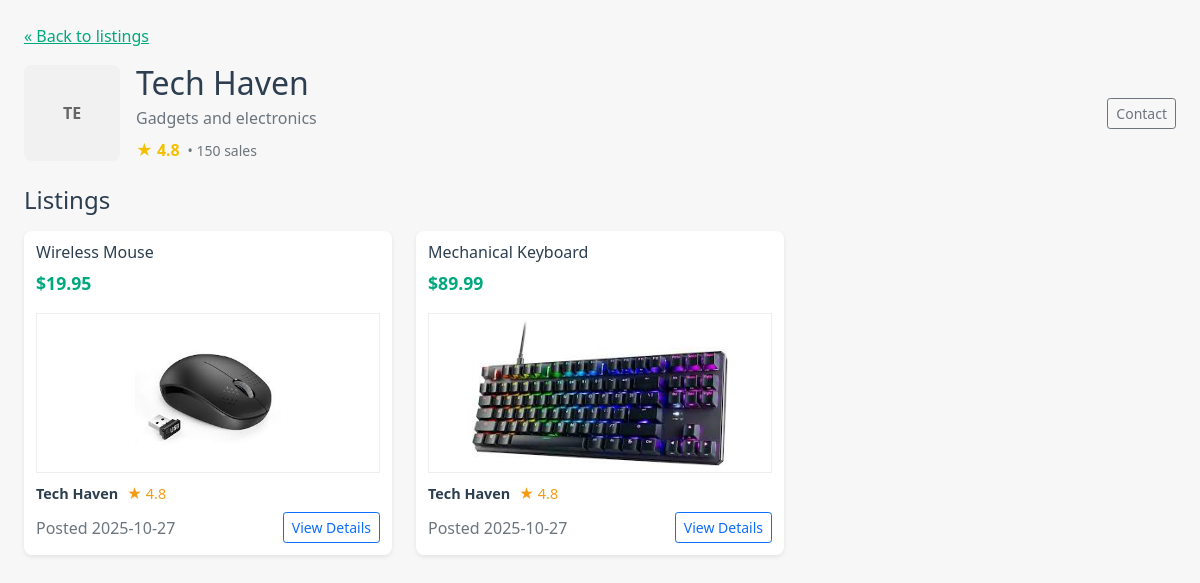
Page /seller/3 on the earlier database version.
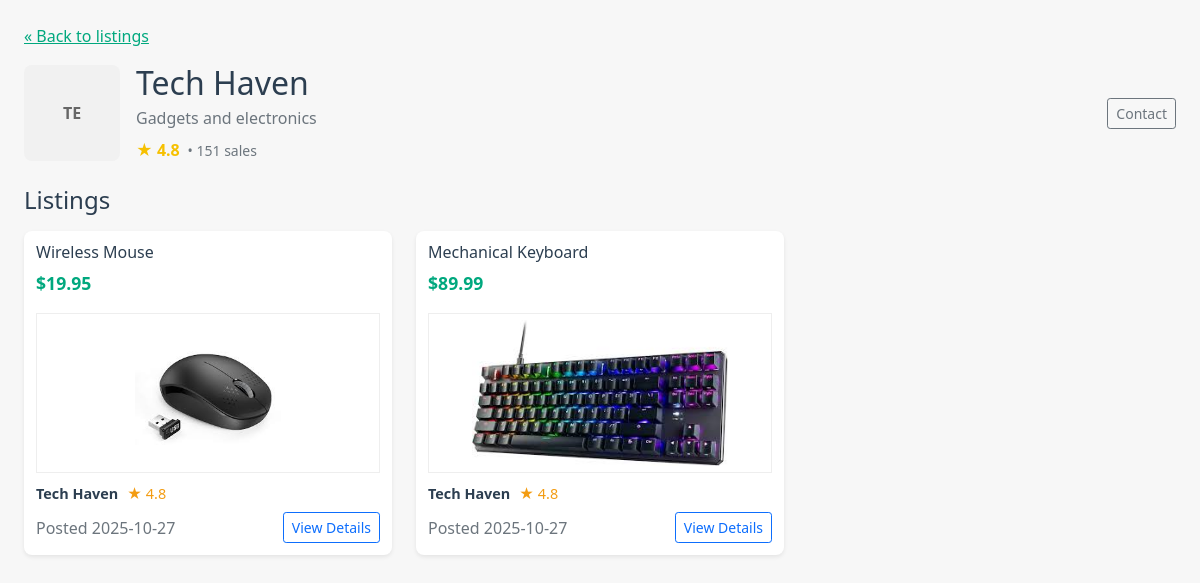
Same page on the later database version.
### tables this page shows
CREATE TABLE users (
    id INTEGER PRIMARY KEY AUTOINCREMENT,
    username TEXT NOT NULL UNIQUE,
    email TEXT NOT NULL UNIQUE,
    password_hash TEXT NOT NULL,
    is_admin INTEGER NOT NULL DEFAULT 0,
    is_seller INTEGER NOT NULL DEFAULT 0,
    business_name TEXT,
    seller_description TEXT,
    rating REAL DEFAULT 0,
    total_sales INTEGER DEFAULT 0,
    created_at TEXT NOT NULL DEFAULT (datetime('now'))
, logo_url TEXT);

### app.py (the view)
@app.route('/seller/<int:seller_id>')
def seller_profile(seller_id):
    conn = get_db_connection()
    cur = conn.cursor()
    cur.execute(
        "SELECT id, username, business_name, seller_description, rating, total_sales, logo_url FROM users WHERE id = ?",
        (seller_id,)
    )
    seller = cur.fetchone()
    products = []
    if seller:
        cur.execute(
            "SELECT id, title, description, price, stock, created_at, image_url FROM products WHERE seller_id = ? ORDER BY created_at DESC",
            (seller_id,)
        )
        products = cur.fetchall()
    conn.close()
    return render_template('seller_profile.html', seller=seller, products=products)

### app.py (called while the page is built)
def get_db_connection(path=DB_PATH):
    conn = sqlite3.connect(path)
    conn.row_factory = sqlite3.Row
    conn.execute("PRAGMA foreign_keys = ON;")
    return conn

@app.after_request
def set_security_headers(response):
    response.headers.setdefault('X-Frame-Options', 'SAMEORIGIN')
    response.headers.setdefault('X-Content-Type-Options', 'nosniff')
    response.headers.setdefault('Referrer-Policy', 'no-referrer-when-downgrade')
    if 'SSL_ENABLED' in globals() and SSL_ENABLED:
        response.headers.setdefault('Strict-Transport-Security', 'max-age=63072000; includeSubDomains; preload')
    return response

### templates/seller_profile.html (shortened to what this page needs)
<!doctype html>
<html lang="en">
<head>
  {% include 'head_includes.html' %}
</head>
<body class="p-4">
  <a href="/products">&laquo; Back to listings</a>
  {% if seller %}
    <div class="mt-3 mb-4">
      <div class="seller-header">
        <div class="seller-avatar">
          {% if seller['logo_url'] %}
            {% set simg = seller['logo_url'] %}
            {% if simg.startswith('http') %}
              <img src="{{ simg }}" alt="logo" style="width:96px;height:96px;object-fit:cover;border-radius:6px;">
            {% elif simg.startswith('/') %}
              <img src="{{ simg }}" alt="logo" style="width:96px;height:96px;object-fit:cover;border-radius:6px;">
            {% else %}
              <img src="{{ url_for('static', filename='img/' ~ simg) }}" alt="logo" style="width:96px;height:96px;object-fit:cover;border-radius:6px;">
            {% endif %}
          {% else %}
            {% if seller['business_name'] %}
              {{ (seller['business_name'][:2]|upper) }}
            {% else %}
              {{ (seller['username'][:2]|upper) }}
            {% endif %}
          {% endif %}
        </div>
        <div>
          <h2 class="mb-1">{{ seller['business_name'] or seller['username'] }}</h2>
          <div class="mb-2 text-muted">{{ seller['seller_description'] or '' }}</div>
          <div>
            <span class="seller-rating">★ {{ '%.1f'|format(seller['rating'] or 0) }}</span>
            <small class="text-muted">&nbsp;•&nbsp;{{ seller['total_sales'] or 0 }} sales</small>
          </div>
        </div>
        <div class="ms-auto text-end">
          <button type="button" class="btn btn-outline-secondary btn-sm" data-bs-toggle="modal" data-bs-target="#contactModal">Contact</button>
        </div>
      </div>
    </div>
    <h4 class="mb-3">Listings</h4>
    <div class="row">
      {% for p in products %}
        <div class="col-md-6 col-lg-4">
          <div class="listing-card">
              <h5 class="card-title" style="font-size:1rem">
                {{ p['title'] }}
              </h5>
            <p class="price">${{ '%.2f'|format(p['price']) }}</p>
            {% if p['image_url'] %}
              <div class="mb-2 text-center">
                {% set img = p['image_url'] %}
                {% if img.startswith('http://') or img.startswith('https://') or img.startswith('/') %}
                  <img src="{{ img }}" alt="{{ p['title'] }}" class="thumb">
                {% else %}
                  <img src="{{ url_for('static', filename='img/' ~ img) }}" alt="{{ p['title'] }}" class="thumb">
                {% endif %}
              </div>
            {% else %}
              <p class="description">{{ (p['description'] or '')[:100] }}{% if (p['description'] or '')|length > 100 %}...{% endif %}</p>
            {% endif %}
            <div class="seller-info">
              <span class="seller-name">{{ seller['business_name'] or seller['username'] }}</span>
              {% if seller['rating'] %}
                <span class="rating">★ {{ '%.1f'|format(seller['rating']) }}</span>
              {% endif %}
            </div>
            <div class="d-flex justify-content-between align-items-center mt-2">
              <span class="text-muted">Posted {{ (p['created_at'] or '')[:10] }}</span>
              <a href="{{ url_for('product_detail', product_id=p['id']) }}" class="btn btn-sm btn-outline-primary">View Details</a>
            </div>
          </div>
        </div>
      {% else %}
        <div class="col-12 text-center">
          <h3>This seller has no active listings.</h3>
        </div>
      {% endfor %}
    </div>
  {% else %}
    <div class="alert alert-warning">Seller not found</div>
  {% endif %}
</body>
</html>

Differences in the rows shown:
changed users "Tech Haven": total_sales "150" → "151"
